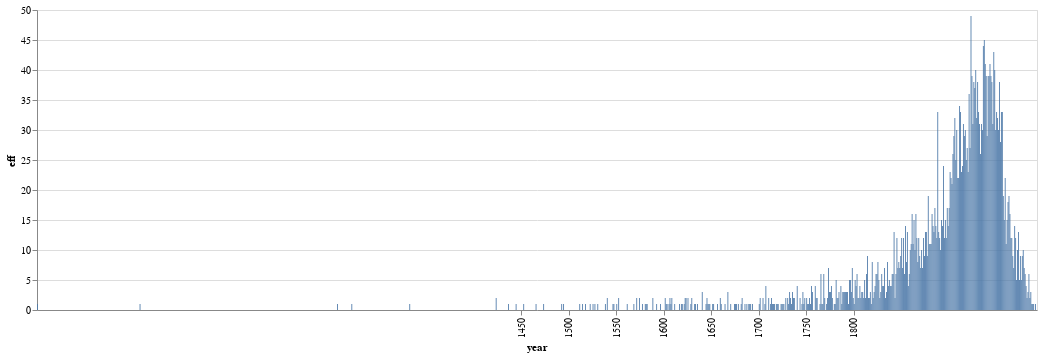

The cell this chart's notebook holds for it:
### Code cell
alt.Chart.from_dict({
    "data": {
    "values" : data    
    # "url" : "http://localhost:8888/files/astronomers/notebooks_jupyter/dbpedia_exploration/data/birth_years_grouped_y.json"
    },
    "mark": "bar",
    # {
    #     "type":"bar",
    #     "tooltip": {"content": "data"}
    # }, 
    "encoding": {
        "x": {"field": "year", "type": "ordinal", 
              "axis": {"values": [1450, 1500, 1550, 1600, 1650, 1700 ,1750, 1800]}}, # ordinal, quantitative
         "y": {"field": "eff", "type": "quantitative"},
        "tooltip": [
      {"field": "year", "type": "quantitative", "title": "Year"},
     {"field": "names", "type": "nominal", "title": "Names"}
    ]
    },
    "width": 1000, 
    "height": 300
}

)

### Figure 1 — Vega-Lite specification as saved in the notebook (floating-point values rounded to 4 significant figures; data arrays with more than 128 entries replaced by an {"elided": "..."} marker saying what was removed)
{"config": {"view": {"continuousWidth": 400, "continuousHeight": 300}}, "data": {"name": "data-c7cf0419e29ca781314bdc1a236a8457"}, "mark": "bar", "encoding": {"tooltip": [{"field": "year", "title": "Year", "type": "quantitative"}, {"field": "names", "title": "Names", "type": "nominal"}], "x": {"axis": {"values": [1450, 1500, 1550, 1600, 1650, 1700, 1750, 1800]}, "field": "year", "type": "ordinal"}, "y": {"field": "eff", "type": "quantitative"}}, "height": 300, "width": 1000, "$schema": "https://vega.github.io/schema/vega-lite/v4.17.0.json", "datasets": {"data-c7cf0419e29ca781314bdc1a236a8457": {"elided": "1053 records"}}}
